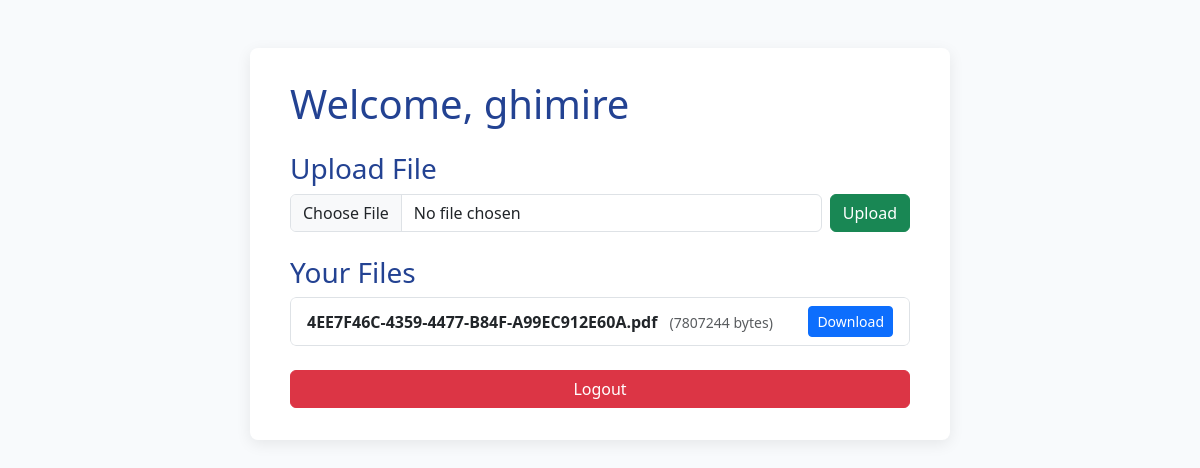
/user (signed in), run on an earlier commit of the app's database.
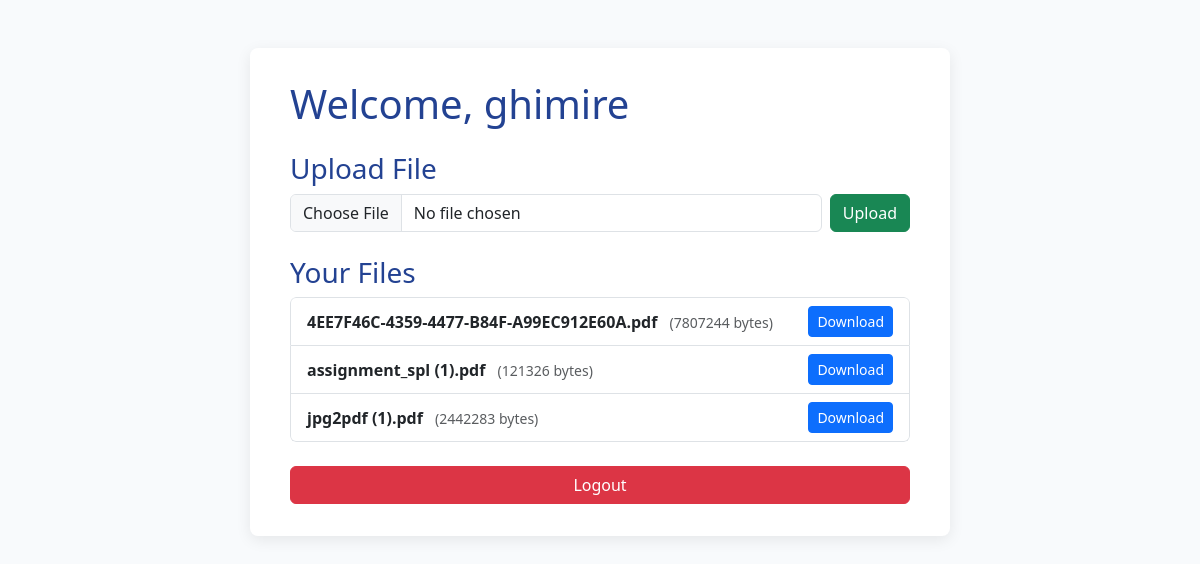
And on a later commit of the database.
### db.py (models this page shows)
class User(Base):
    __tablename__ = "users"
    id = Column(Integer, primary_key=True, index=True)
    username = Column(String, unique=True, index=True, nullable=False)
    email = Column(String, unique=True, index=True, nullable=False)
    hashed_password = Column(String, nullable=False)
    is_admin = Column(Boolean, default=False)
    role = Column(String, default="user")  # 'user' or 'admin'

class File(Base):
    __tablename__ = "files"
    id = Column(Integer, primary_key=True, index=True)
    filename = Column(String, nullable=False)
    size = Column(Integer)
    upload_time = Column(DateTime, default=datetime.utcnow)
    user_id = Column(Integer, ForeignKey("users.id"))
    storage_path = Column(String, nullable=False)
    user = relationship("User")

### main.py (the view)
@app.get("/user", response_class=HTMLResponse)
def user_panel(request: Request, db: Session = Depends(get_db)):
    user = get_logged_in_user(request, db)
    if not user or user.is_admin or user.role == "admin":
        return RedirectResponse("/login", status_code=303)
    files = db.query(File).filter_by(user_id=user.id).all()
    return templates.TemplateResponse("user_panel.html", {"request": request, "user": user, "files": files})

### templates/user_panel.html (shortened to what this page needs)
<!DOCTYPE html>
<html>
<head>
    <link href="https://cdn.jsdelivr.net/npm/bootstrap@5.3.3/dist/css/bootstrap.min.css" rel="stylesheet" />
    <link href="/static/style.css" rel="stylesheet" />
</head>
<body>
<div class="container mt-5">
    <h1 class="mb-4">Welcome, {{ user.username }}</h1>
    <section class="mb-4">
        <h3>Upload File</h3>
        <form action="/upload/" enctype="multipart/form-data" method="post" class="d-flex gap-2 align-items-center">
            <input type="file" name="file" class="form-control" required />
            <button type="submit" class="btn btn-success">Upload</button>
        </form>
    </section>
    <section>
        <h3>Your Files</h3>
        <ul class="list-group">
            {% for f in files %}
            <li class="list-group-item d-flex justify-content-between align-items-center">
                <div>
                    <strong>{{ f.filename }}</strong>
                    <small class="text-muted ms-2">({{ f.size }} bytes)</small>
                </div>
                <a href="/download/{{ f.id }}" class="btn btn-primary btn-sm" target="_blank">Download</a>
            </li>
            {% else %}
            <li class="list-group-item text-muted">No files uploaded yet</li>
            {% endfor %}
        </ul>
    </section>
    <form action="/logout" method="post" class="mt-4">
        <button class="btn btn-danger w-100">Logout</button>
    </form>
</div>
</body>
</html>

### static/style.css (style rules this page uses)
body { background-color: #f8fafc; font-family: 'Segoe UI', Verdana, Arial, sans-serif; }
.container { max-width: 700px; margin-top: 40px; background: white; border-radius: 8px; box-shadow: 0 4px 15px rgba(0, 0, 0, 0.08); padding: 2rem 2.5rem; }
h1, h3, h2 { color: #234292; }
a { color: #2061ce; text-decoration: none; }
ul.list-group { max-height: 350px; overflow-y: auto; }
button, input[type="submit"] { transition: background-color 0.2s ease; }

What changed in the data, as far as the page shows it:
added File: filename "assignment_spl (1).pdf", size "121326"
added File: filename "jpg2pdf (1).pdf", size "2442283"
